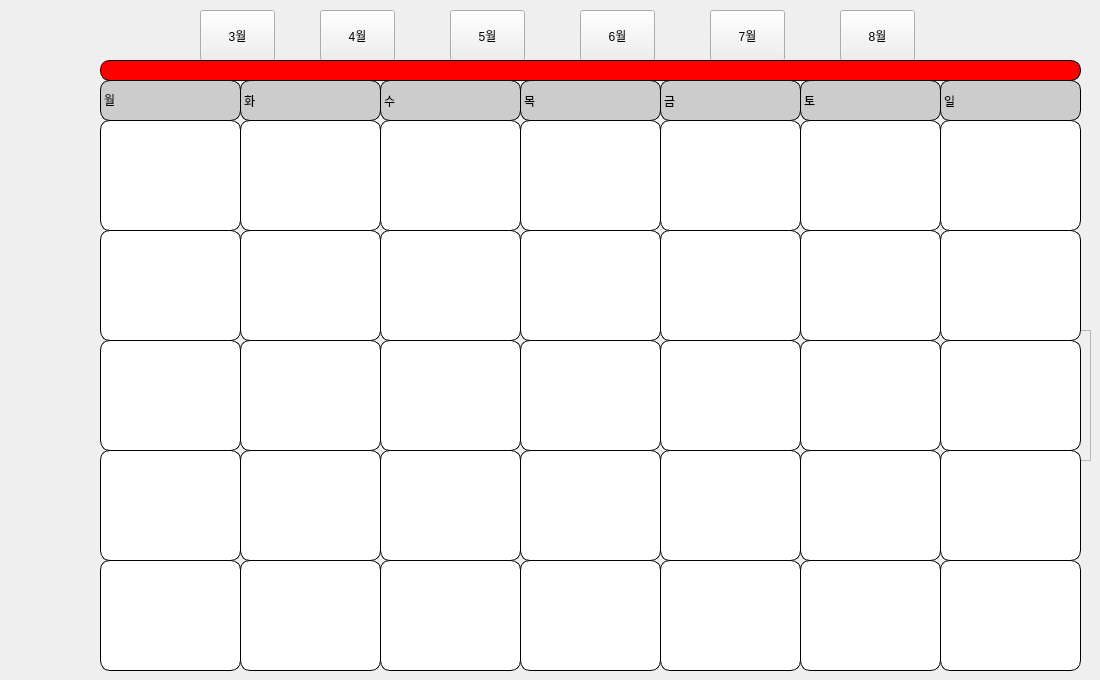
      <widget class="QWidget" name="schedule_tab">
       <attribute name="title">
        <string>일정</string>
       </attribute>
       <widget class="QLabel" name="w_1">
        <property name="geometry">
         <rect>
          <x>100</x>
          <y>80</y>
          <width>141</width>
          <height>41</height>
         </rect>
        </property>
        <property name="focusPolicy">
         <enum>Qt::WheelFocus</enum>
        </property>
        <property name="styleSheet">
         <string notr="true">QLabel {
	font: 75 12pt &quot;D2Coding&quot;;
    background-color: #CCCCCC;  /* Gray background color */
	border-radius: 10px;
    border: 1px solid #000000;  /* Black border color */
}
</string>
        </property>
        <property name="text">
         <string>월</string>
        </property>
       </widget>
       <widget class="QLabel" name="d_1">
        <property name="geometry">
         <rect>
          <x>100</x>
          <y>120</y>
          <width>141</width>
          <height>111</height>
         </rect>
        </property>
        <property name="styleSheet">
         <string notr="true">QLabel {
	font: 75 12pt &quot;D2Coding&quot;;
    background-color: #FFFFFF;  /* White background color */
	border-radius: 10px;
    border: 1px solid #000000;  /* Black border color */
}
</string>
        </property>
        <property name="text">
         <string/>
        </property>
        <property name="margin">
         <number>10</number>
        </property>
       </widget>
       <widget class="QLabel" name="w_2">
        <property name="geometry">
         <rect>
          <x>240</x>
          <y>80</y>
          <width>141</width>
          <height>41</height>
         </rect>
        </property>
        <property name="styleSheet">
         <string notr="true">QLabel {
	font: 75 12pt &quot;D2Coding&quot;;
    background-color: #CCCCCC;  /* Gray background color */
	border-radius: 10px;
    border: 1px solid #000000;  /* Black border color */
}
</string>
        </property>
        <property name="text">
         <string>화</string>
        </property>
       </widget>
       <widget class="QLabel" name="w_3">
        <property name="geometry">
         <rect>
          <x>380</x>
          <y>80</y>
          <width>141</width>
          <height>41</height>
         </rect>
        </property>
        <property name="styleSheet">
         <string notr="true">QLabel {
	font: 75 12pt &quot;D2Coding&quot;;
    background-color: #CCCCCC;  /* Gray background color */
	border-radius: 10px;
    border: 1px solid #000000;  /* Black border color */
}
</string>
        </property>
        <property name="text">
         <string>수</string>
        </property>
       </widget>
       <widget class="QLabel" name="w_4">
        <property name="geometry">
         <rect>
          <x>520</x>
          <y>80</y>
          <width>141</width>
          <height>41</height>
         </rect>
        </property>
        <property name="styleSheet">
         <string notr="true">QLabel {
	font: 75 12pt &quot;D2Coding&quot;;
    background-color: #CCCCCC;  /* Gray background color */
	border-radius: 10px;
    border: 1px solid #000000;  /* Black border color */
}
</string>
        </property>
        <property name="text">
         <string>목</string>
        </property>
       </widget>
       <widget class="QLabel" name="w_5">
        <property name="geometry">
         <rect>
          <x>660</x>
          <y>80</y>
          <width>141</width>
          <height>41</height>
         </rect>
        </property>
        <property name="styleSheet">
         <string notr="true">QLabel {
	font: 75 12pt &quot;D2Coding&quot;;
    background-color: #CCCCCC;  /* Gray background color */
	border-radius: 10px;
    border: 1px solid #000000;  /* Black border color */
}
</string>
        </property>
        <property name="text">
         <string>금</string>
        </property>
       </widget>
       <widget class="QLabel" name="w_6">
        <property name="geometry">
         <rect>
          <x>800</x>
          <y>80</y>
          <width>141</width>
          <height>41</height>
         </rect>
        </property>
        <property name="styleSheet">
         <string notr="true">QLabel {
	font: 75 12pt &quot;D2Coding&quot;;
    background-color: #CCCCCC;  /* Gray background color */
	border-radius: 10px;
    border: 1px solid #000000;  /* Black border color */
}
</string>
        </property>
        <property name="text">
         <string>토</string>
        </property>
       </widget>
       <widget class="QLabel" name="w_7">
        <property name="geometry">
         <rect>
          <x>940</x>
          <y>80</y>
          <width>141</width>
          <height>41</height>
         </rect>
        </property>
        <property name="styleSheet">
         <string notr="true">QLabel {
	font: 75 12pt &quot;D2Coding&quot;;
    background-color: #CCCCCC;  /* Gray background color */
	border-radius: 10px;
    border: 1px solid #000000;  /* Black border color */
}
</string>
        </property>
        <property name="text">
         <string>일</string>
        </property>
       </widget>
       <widget class="QLabel" name="d_2">
        <property name="geometry">
         <rect>
          <x>240</x>
          <y>120</y>
          <width>141</width>
          <height>111</height>
         </rect>
        </property>
        <property name="styleSheet">
         <string notr="true">QLabel {
	font: 75 12pt &quot;D2Coding&quot;;
    background-color: #FFFFFF;  /* White background color */
	border-radius: 10px;
    border: 1px solid #000000;  /* Black border color */
}
</string>
        </property>
        <property name="text">
         <string/>
        </property>
        <property name="margin">
         <number>10</number>
        </property>
       </widget>
       <widget class="QLabel" name="d_3">
        <property name="geometry">
         <rect>
          <x>380</x>
          <y>120</y>
          <width>141</width>
          <height>111</height>
         </rect>
        </property>
        <property name="styleSheet">
         <string notr="true">QLabel {
	font: 75 12pt &quot;D2Coding&quot;;
    background-color: #FFFFFF;  /* White background color */
	border-radius: 10px;
    border: 1px solid #000000;  /* Black border color */
}
</string>
        </property>
        <property name="text">
         <string/>
        </property>
        <property name="margin">
         <number>10</number>
        </property>
       </widget>
       <widget class="QLabel" name="d_4">
        <property name="geometry">
         <rect>
          <x>520</x>
          <y>120</y>
          <width>141</width>
          <height>111</height>
         </rect>
        </property>
        <property name="styleSheet">
         <string notr="true">QLabel {
	font: 75 12pt &quot;D2Coding&quot;;
    background-color: #FFFFFF;  /* White background color */
	border-radius: 10px;
    border: 1px solid #000000;  /* Black border color */
}
</string>
        </property>
        <property name="text">
         <string/>
        </property>
        <property name="margin">
         <number>10</number>
        </property>
       </widget>
       <widget class="QLabel" name="d_5">
        <property name="geometry">
         <rect>
          <x>660</x>
          <y>120</y>
          <width>141</width>
          <height>111</height>
         </rect>
        </property>
        <property name="styleSheet">
         <string notr="true">QLabel {
	font: 75 12pt &quot;D2Coding&quot;;
    background-color: #FFFFFF;  /* White background color */
	border-radius: 10px;
    border: 1px solid #000000;  /* Black border color */
}
</string>
        </property>
        <property name="text">
         <string/>
        </property>
        <property name="margin">
         <number>10</number>
        </property>
       </widget>
       <widget class="QLabel" name="d_6">
        <property name="geometry">
         <rect>
          <x>800</x>
          <y>120</y>
          <width>141</width>
          <height>111</height>
         </rect>
        </property>
        <property name="styleSheet">
         <string notr="true">QLabel {
	font: 75 12pt &quot;D2Coding&quot;;
    background-color: #FFFFFF;  /* White background color */
	border-radius: 10px;
    border: 1px solid #000000;  /* Black border color */
}
</string>
        </property>
        <property name="text">
         <string/>
        </property>
        <property name="margin">
         <number>10</number>
        </property>
       </widget>
       <widget class="QLabel" name="d_7">
        <property name="geometry">
         <rect>
          <x>940</x>
          <y>120</y>
          <width>141</width>
          <height>111</height>
         </rect>
        </property>
        <property name="styleSheet">
         <string notr="true">QLabel {
	font: 75 12pt &quot;D2Coding&quot;;
    background-color: #FFFFFF;  /* White background color */
	border-radius: 10px;
    border: 1px solid #000000;  /* Black border color */
}
</string>
        </property>
        <property name="text">
         <string/>
        </property>
        <property name="margin">
         <number>10</number>
        </property>
       </widget>
       <widget class="QLabel" name="d_8">
        <property name="geometry">
         <rect>
          <x>100</x>
          <y>230</y>
          <width>141</width>
          <height>111</height>
         </rect>
        </property>
        <property name="styleSheet">
         <string notr="true">QLabel {
	font: 75 12pt &quot;D2Coding&quot;;
    background-color: #FFFFFF;  /* White background color */
	border-radius: 10px;
    border: 1px solid #000000;  /* Black border color */
}
</string>
        </property>
        <property name="text">
         <string/>
        </property>
        <property name="margin">
         <number>10</number>
        </property>
       </widget>
       <widget class="QLabel" name="d_9">
        <property name="geometry">
         <rect>
          <x>240</x>
          <y>230</y>
          <width>141</width>
          <height>111</height>
         </rect>
        </property>
        <property name="styleSheet">
         <string notr="true">QLabel {
	font: 75 12pt &quot;D2Coding&quot;;
    background-color: #FFFFFF;  /* White background color */
	border-radius: 10px;
    border: 1px solid #000000;  /* Black border color */
}
</string>
        </property>
        <property name="text">
         <string/>
        </property>
        <property name="margin">
         <number>10</number>
        </property>
       </widget>
       <widget class="QLabel" name="d_10">
        <property name="geometry">
         <rect>
          <x>380</x>
          <y>230</y>
          <width>141</width>
          <height>111</height>
         </rect>
        </property>
        <property name="styleSheet">
         <string notr="true">QLabel {
	font: 75 12pt &quot;D2Coding&quot;;
    background-color: #FFFFFF;  /* White background color */
	border-radius: 10px;
    border: 1px solid #000000;  /* Black border color */
}
</string>
        </property>
        <property name="text">
         <string/>
        </property>
        <property name="margin">
         <number>10</number>
        </property>
       </widget>
       <widget class="QLabel" name="d_11">
        <property name="geometry">
         <rect>
          <x>520</x>
          <y>230</y>
          <width>141</width>
          <height>111</height>
         </rect>
        </property>
        <property name="styleSheet">
         <string notr="true">QLabel {
	font: 75 12pt &quot;D2Coding&quot;;
    background-color: #FFFFFF;  /* White background color */
	border-radius: 10px;
    border: 1px solid #000000;  /* Black border color */
}
</string>
        </property>
        <property name="text">
         <string/>
        </property>
        <property name="margin">
         <number>10</number>
        </property>
       </widget>
       <widget class="QLabel" name="d_12">
        <property name="geometry">
         <rect>
          <x>660</x>
          <y>230</y>
          <width>141</width>
          <height>111</height>
         </rect>
        </property>
        <property name="styleSheet">
         <string notr="true">QLabel {
	font: 75 12pt &quot;D2Coding&quot;;
    background-color: #FFFFFF;  /* White background color */
	border-radius: 10px;
    border: 1px solid #000000;  /* Black border color */
}
</string>
        </property>
        <property name="text">
         <string/>
        </property>
        <property name="margin">
         <number>10</number>
        </property>
       </widget>
       <widget class="QLabel" name="d_13">
        <property name="geometry">
         <rect>
          <x>800</x>
          <y>230</y>
          <width>141</width>
          <height>111</height>
         </rect>
        </property>
        <property name="styleSheet">
         <string notr="true">QLabel {
	font: 75 12pt &quot;D2Coding&quot;;
    background-color: #FFFFFF;  /* White background color */
	border-radius: 10px;
    border: 1px solid #000000;  /* Black border color */
}
</string>
        </property>
        <property name="text">
         <string/>
        </property>
        <property name="margin">
         <number>10</number>
        </property>
       </widget>
       <widget class="QLabel" name="d_14">
        <property name="geometry">
         <rect>
          <x>940</x>
          <y>230</y>
          <width>141</width>
          <height>111</height>
         </rect>
        </property>
        <property name="styleSheet">
         <string notr="true">QLabel {
	font: 75 12pt &quot;D2Coding&quot;;
    background-color: #FFFFFF;  /* White background color */
	border-radius: 10px;
    border: 1px solid #000000;  /* Black border color */
}
</string>
        </property>
        <property name="text">
         <string/>
        </property>
        <property name="margin">
         <number>10</number>
        </property>
       </widget>
       <widget class="QLabel" name="d_15">
        <property name="geometry">
         <rect>
          <x>100</x>
          <y>340</y>
          <width>141</width>
          <height>111</height>
         </rect>
        </property>
        <property name="styleSheet">
         <string notr="true">QLabel {
	font: 75 12pt &quot;D2Coding&quot;;
    background-color: #FFFFFF;  /* White background color */
	border-radius: 10px;
    border: 1px solid #000000;  /* Black border color */
}
</string>
        </property>
        <property name="text">
         <string/>
        </property>
        <property name="margin">
         <number>10</number>
        </property>
       </widget>
       <widget class="QLabel" name="d_16">
        <property name="geometry">
         <rect>
          <x>240</x>
          <y>340</y>
          <width>141</width>
          <height>111</height>
         </rect>
        </property>
        <property name="styleSheet">
         <string notr="true">QLabel {
	font: 75 12pt &quot;D2Coding&quot;;
    background-color: #FFFFFF;  /* White background color */
	border-radius: 10px;
    border: 1px solid #000000;  /* Black border color */
}
</string>
        </property>
        <property name="text">
         <string/>
        </property>
        <property name="margin">
         <number>10</number>
        </property>
       </widget>
       <widget class="QLabel" name="d_17">
        <property name="geometry">
         <rect>
          <x>380</x>
          <y>340</y>
          <width>141</width>
          <height>111</height>
         </rect>
        </property>
        <property name="styleSheet">
         <string notr="true">QLabel {
	font: 75 12pt &quot;D2Coding&quot;;
    background-color: #FFFFFF;  /* White background color */
	border-radius: 10px;
    border: 1px solid #000000;  /* Black border color */
}
</string>
        </property>
        <property name="text">
         <string/>
        </property>
        <property name="margin">
         <number>10</number>
        </property>
       </widget>
       <widget class="QLabel" name="d_18">
        <property name="geometry">
         <rect>
          <x>520</x>
          <y>340</y>
          <width>141</width>
          <height>111</height>
         </rect>
        </property>
        <property name="styleSheet">
         <string notr="true">QLabel {
	font: 75 12pt &quot;D2Coding&quot;;
    background-color: #FFFFFF;  /* White background color */
	border-radius: 10px;
    border: 1px solid #000000;  /* Black border color */
}
</string>
        </property>
        <property name="text">
         <string/>
        </property>
        <property name="margin">
         <number>10</number>
        </property>
       </widget>
       <widget class="QLabel" name="d_19">
        <property name="geometry">
         <rect>
          <x>660</x>
          <y>340</y>
          <width>141</width>
          <height>111</height>
         </rect>
        </property>
        <property name="styleSheet">
         <string notr="true">QLabel {
	font: 75 12pt &quot;D2Coding&quot;;
    background-color: #FFFFFF;  /* White background color */
	border-radius: 10px;
    border: 1px solid #000000;  /* Black border color */
}
</string>
        </property>
        <property name="text">
         <string/>
        </property>
        <property name="margin">
         <number>10</number>
        </property>
       </widget>
       <widget class="QLabel" name="d_20">
        <property name="geometry">
         <rect>
          <x>800</x>
          <y>340</y>
          <width>141</width>
          <height>111</height>
         </rect>
        </property>
        <property name="styleSheet">
         <string notr="true">QLabel {
	font: 75 12pt &quot;D2Coding&quot;;
    background-color: #FFFFFF;  /* White background color */
	border-radius: 10px;
    border: 1px solid #000000;  /* Black border color */
}
</string>
        </property>
        <property name="text">
         <string/>
        </property>
        <property name="margin">
         <number>10</number>
        </property>
       </widget>
       <widget class="QLabel" name="d_22">
        <property name="geometry">
         <rect>
          <x>100</x>
          <y>450</y>
          <width>141</width>
          <height>111</height>
         </rect>
        </property>
        <property name="styleSheet">
         <string notr="true">QLabel {
	font: 75 12pt &quot;D2Coding&quot;;
    background-color: #FFFFFF;  /* White background color */
	border-radius: 10px;
    border: 1px solid #000000;  /* Black border color */
}
</string>
        </property>
        <property name="text">
         <string/>
        </property>
        <property name="margin">
         <number>10</number>
        </property>
       </widget>
       <widget class="QLabel" name="d_23">
        <property name="geometry">
         <rect>
          <x>240</x>
          <y>450</y>
          <width>141</width>
          <height>111</height>
         </rect>
        </property>
        <property name="styleSheet">
         <string notr="true">QLabel {
	font: 75 12pt &quot;D2Coding&quot;;
    background-color: #FFFFFF;  /* White background color */
	border-radius: 10px;
    border: 1px solid #000000;  /* Black border color */
}
</string>
        </property>
        <property name="text">
         <string/>
        </property>
        <property name="margin">
         <number>10</number>
        </property>
       </widget>
       <widget class="QLabel" name="d_24">
        <property name="geometry">
         <rect>
          <x>380</x>
          <y>450</y>
          <width>141</width>
          <height>111</height>
         </rect>
        </property>
        <property name="styleSheet">
         <string notr="true">QLabel {
	font: 75 12pt &quot;D2Coding&quot;;
    background-color: #FFFFFF;  /* White background color */
	border-radius: 10px;
    border: 1px solid #000000;  /* Black border color */
}
</string>
        </property>
        <property name="text">
         <string/>
        </property>
        <property name="margin">
         <number>10</number>
        </property>
       </widget>
       <widget class="QLabel" name="d_25">
        <property name="geometry">
         <rect>
          <x>520</x>
          <y>450</y>
          <width>141</width>
          <height>111</height>
         </rect>
        </property>
        <property name="styleSheet">
         <string notr="true">QLabel {
	font: 75 12pt &quot;D2Coding&quot;;
    background-color: #FFFFFF;  /* White background color */
	border-radius: 10px;
    border: 1px solid #000000;  /* Black border color */
}
</string>
        </property>
        <property name="text">
         <string/>
        </property>
        <property name="margin">
         <number>10</number>
        </property>
       </widget>
       <widget class="QLabel" name="d_26">
        <property name="geometry">
         <rect>
          <x>660</x>
          <y>450</y>
          <width>141</width>
          <height>111</height>
         </rect>
        </property>
        <property name="styleSheet">
         <string notr="true">QLabel {
	font: 75 12pt &quot;D2Coding&quot;;
    background-color: #FFFFFF;  /* White background color */
	border-radius: 10px;
    border: 1px solid #000000;  /* Black border color */
}
</string>
        </property>
        <property name="text">
         <string/>
        </property>
        <property name="margin">
         <number>10</number>
        </property>
       </widget>
       <widget class="QLabel" name="d_27">
        <property name="geometry">
         <rect>
          <x>800</x>
          <y>450</y>
          <width>141</width>
          <height>111</height>
         </rect>
        </property>
        <property name="styleSheet">
         <string notr="true">QLabel {
	font: 75 12pt &quot;D2Coding&quot;;
    background-color: #FFFFFF;  /* White background color */
	border-radius: 10px;
    border: 1px solid #000000;  /* Black border color */
}
</string>
        </property>
        <property name="text">
         <string/>
        </property>
        <property name="margin">
         <number>10</number>
        </property>
       </widget>
       <widget class="QLabel" name="d_28">
        <property name="geometry">
         <rect>
          <x>940</x>
          <y>450</y>
          <width>141</width>
          <height>111</height>
         </rect>
        </property>
        <property name="styleSheet">
         <string notr="true">QLabel {
	font: 75 12pt &quot;D2Coding&quot;;
    background-color: #FFFFFF;  /* White background color */
	border-radius: 10px;
    border: 1px solid #000000;  /* Black border color */
}
</string>
        </property>
        <property name="text">
         <string/>
        </property>
        <property name="margin">
         <number>10</number>
        </property>
       </widget>
       <widget class="QLabel" name="d_29">
        <property name="geometry">
         <rect>
          <x>100</x>
          <y>560</y>
          <width>141</width>
          <height>111</height>
         </rect>
        </property>
        <property name="styleSheet">
         <string notr="true">QLabel {
	font: 75 12pt &quot;D2Coding&quot;;
    background-color: #FFFFFF;  /* White background color */
	border-radius: 10px;
    border: 1px solid #000000;  /* Black border color */
}
</string>
        </property>
        <property name="text">
         <string/>
        </property>
        <property name="margin">
         <number>10</number>
        </property>
       </widget>
       <widget class="QLabel" name="d_30">
        <property name="geometry">
         <rect>
          <x>240</x>
          <y>560</y>
          <width>141</width>
          <height>111</height>
         </rect>
        </property>
        <property name="styleSheet">
         <string notr="true">QLabel {
	font: 75 12pt &quot;D2Coding&quot;;
    background-color: #FFFFFF;  /* White background color */
	border-radius: 10px;
    border: 1px solid #000000;  /* Black border color */
}
</string>
        </property>
        <property name="text">
         <string/>
        </property>
        <property name="margin">
         <number>10</number>
        </property>
       </widget>
       <widget class="QLabel" name="d_31">
        <property name="geometry">
         <rect>
          <x>380</x>
          <y>560</y>
          <width>141</width>
          <height>111</height>
         </rect>
        </property>
        <property name="styleSheet">
         <string notr="true">QLabel {
	font: 75 12pt &quot;D2Coding&quot;;
    background-color: #FFFFFF;  /* White background color */
	border-radius: 10px;
    border: 1px solid #000000;  /* Black border color */
}
</string>
        </property>
        <property name="text">
         <string/>
        </property>
        <property name="margin">
         <number>10</number>
        </property>
       </widget>
       <widget class="QLabel" name="d_32">
        <property name="geometry">
         <rect>
          <x>520</x>
          <y>560</y>
          <width>141</width>
          <height>111</height>
         </rect>
        </property>
        <property name="styleSheet">
         <string notr="true">QLabel {
	font: 75 12pt &quot;D2Coding&quot;;
    background-color: #FFFFFF;  /* White background color */
	border-radius: 10px;
    border: 1px solid #000000;  /* Black border color */
}
</string>
        </property>
        <property name="text">
         <string/>
        </property>
        <property name="margin">
         <number>10</number>
        </property>
       </widget>
       <widget class="QLabel" name="d_33">
        <property name="geometry">
         <rect>
          <x>660</x>
          <y>560</y>
          <width>141</width>
          <height>111</height>
         </rect>
        </property>
        <property name="styleSheet">
         <string notr="true">QLabel {
	font: 75 12pt &quot;D2Coding&quot;;
    background-color: #FFFFFF;  /* White background color */
	border-radius: 10px;
    border: 1px solid #000000;  /* Black border color */
}
</string>
        </property>
        <property name="text">
         <string/>
        </property>
        <property name="margin">
         <number>10</number>
        </property>
       </widget>
       <widget class="QLabel" name="d_34">
        <property name="geometry">
         <rect>
          <x>800</x>
          <y>560</y>
          <width>141</width>
          <height>111</height>
         </rect>
        </property>
        <property name="styleSheet">
         <string notr="true">QLabel {
	font: 75 12pt &quot;D2Coding&quot;;
    background-color: #FFFFFF;  /* White background color */
	border-radius: 10px;
    border: 1px solid #000000;  /* Black border color */
}
</string>
        </property>
        <property name="text">
         <string/>
        </property>
        <property name="margin">
         <number>10</number>
        </property>
       </widget>
       <widget class="QLabel" name="d_35">
        <property name="geometry">
         <rect>
          <x>940</x>
          <y>560</y>
          <width>141</width>
          <height>111</height>
         </rect>
        </property>
        <property name="styleSheet">
         <string notr="true">QLabel {
	font: 75 12pt &quot;D2Coding&quot;;
    background-color: #FFFFFF;  /* White background color */
	border-radius: 10px;
    border: 1px solid #000000;  /* Black border color */
}
</string>
        </property>
        <property name="text">
         <string/>
        </property>
        <property name="margin">
         <number>10</number>
        </property>
       </widget>
       <widget class="QPushButton" name="_3">
        <property name="geometry">
         <rect>
          <x>200</x>
          <y>10</y>
          <width>75</width>
          <height>51</height>
         </rect>
        </property>
        <property name="styleSheet">
         <string notr="true">QLabel {
	font: 75 12pt &quot;D2Coding&quot;;
    background-color: #FAF1F2;  /* 탭 위젯 배경색 */
	border-radius: 10px;
}</string>
        </property>
        <property name="text">
         <string>3월</string>
        </property>
       </widget>
       <widget class="QPushButton" name="_4">
        <property name="geometry">
         <rect>
          <x>320</x>
          <y>10</y>
          <width>75</width>
          <height>51</height>
         </rect>
        </property>
        <property name="styleSheet">
         <string notr="true">QLabel {
	font: 75 12pt &quot;D2Coding&quot;;
    background-color: #FAF1F2;  /* 탭 위젯 배경색 */
	border-radius: 10px;
}</string>
        </property>
        <property name="text">
         <string>4월</string>
        </property>
       </widget>
       <widget class="QPushButton" name="_5">
        <property name="geometry">
         <rect>
          <x>450</x>
          <y>10</y>
          <width>75</width>
          <height>51</height>
         </rect>
        </property>
        <property name="styleSheet">
         <string notr="true">QLabel {
	font: 75 12pt &quot;D2Coding&quot;;
    background-color: #FAF1F2;  /* 탭 위젯 배경색 */
	border-radius: 10px;
}</string>
        </property>
        <property name="text">
         <string>5월</string>
        </property>
       </widget>
       <widget class="QPushButton" name="_6">
        <property name="geometry">
         <rect>
          <x>580</x>
          <y>10</y>
          <width>75</width>
          <height>51</height>
         </rect>
        </property>
        <property name="styleSheet">
         <string notr="true">QLabel {
	font: 75 12pt &quot;D2Coding&quot;;
    background-color: #FAF1F2;  /* 탭 위젯 배경색 */
	border-radius: 10px;
}</string>
        </property>
        <property name="text">
         <string>6월</string>
        </property>
       </widget>
       <widget class="QPushButton" name="_7">
        <property name="geometry">
         <rect>
          <x>710</x>
          <y>10</y>
          <width>75</width>
          <height>51</height>
         </rect>
        </property>
        <property name="styleSheet">
         <string notr="true">QLabel {
	font: 75 12pt &quot;D2Coding&quot;;
    background-color: #FAF1F2;  /* 탭 위젯 배경색 */
	border-radius: 10px;
}</string>
        </property>
        <property name="text">
         <string>7월</string>
        </property>
       </widget>
       <widget class="QPushButton" name="_8">
        <property name="geometry">
         <rect>
          <x>840</x>
          <y>10</y>
          <width>75</width>
          <height>51</height>
         </rect>
        </property>
        <property name="styleSheet">
         <string notr="true">QLabel {
	font: 75 12pt &quot;D2Coding&quot;;
    background-color: #FAF1F2;  /* 탭 위젯 배경색 */
	border-radius: 10px;
}</string>
        </property>
        <property name="text">
         <string>8월</string>
        </property>
       </widget>
       <widget class="QLabel" name="month">
        <property name="geometry">
         <rect>
          <x>100</x>
          <y>60</y>
          <width>981</width>
          <height>21</height>
         </rect>
        </property>
        <property name="styleSheet">
         <string notr="true">QLabel {
    font: 75 12pt &quot;D2Coding&quot;;
    background-color: #FF0000;  /* Red background color */
    color: #FFFFFF;  /* White text color */
    border-radius: 10px;
    border: 1px solid #000000;  /* Black border color */
}
</string>
        </property>
        <property name="text">
         <string/>
        </property>
       </widget>
       <widget class="QScrollArea" name="scrollArea">
        <property name="geometry">
         <rect>
          <x>930</x>
          <y>330</y>
          <width>161</width>
          <height>131</height>
         </rect>
        </property>
        <property name="focusPolicy">
         <enum>Qt::WheelFocus</enum>
        </property>
        <property name="widgetResizable">
         <bool>true</bool>
        </property>
        <widget class="QWidget" name="scrollAreaWidgetContents">
         <property name="geometry">
          <rect>
           <x>0</x>
           <y>0</y>
           <width>159</width>
           <height>129</height>
          </rect>
         </property>
         <layout class="QHBoxLayout" name="horizontalLayout">
          <item>
           <widget class="QLabel" name="d_21">
            <property name="styleSheet">
             <string notr="true">QLabel {
	font: 75 12pt &quot;D2Coding&quot;;
    background-color: #FFFFFF;  /* White background color */
	border-radius: 10px;
    border: 1px solid #000000;  /* Black border color */
}
</string>
            </property>
            <property name="text">
             <string/>
            </property>
            <property name="margin">
             <number>10</number>
            </property>
           </widget>
          </item>
         </layout>
        </widget>
       </widget>
       <zorder>scrollArea</zorder>
       <zorder>w_1</zorder>
       <zorder>d_1</zorder>
       <zorder>w_2</zorder>
       <zorder>w_3</zorder>
       <zorder>w_4</zorder>
       <zorder>w_5</zorder>
       <zorder>w_6</zorder>
       <zorder>w_7</zorder>
       <zorder>d_2</zorder>
       <zorder>d_3</zorder>
       <zorder>d_4</zorder>
       <zorder>d_5</zorder>
       <zorder>d_6</zorder>
       <zorder>d_7</zorder>
       <zorder>d_8</zorder>
       <zorder>d_9</zorder>
       <zorder>d_10</zorder>
       <zorder>d_11</zorder>
       <zorder>d_12</zorder>
       <zorder>d_13</zorder>
       <zorder>d_14</zorder>
       <zorder>d_15</zorder>
       <zorder>d_16</zorder>
       <zorder>d_17</zorder>
       <zorder>d_18</zorder>
       <zorder>d_19</zorder>
       <zorder>d_20</zorder>
       <zorder>d_22</zorder>
       <zorder>d_23</zorder>
       <zorder>d_24</zorder>
       <zorder>d_25</zorder>
       <zorder>d_26</zorder>
       <zorder>d_27</zorder>
       <zorder>d_28</zorder>
       <zorder>d_29</zorder>
       <zorder>d_30</zorder>
       <zorder>d_31</zorder>
       <zorder>d_32</zorder>
       <zorder>d_33</zorder>
       <zorder>d_34</zorder>
       <zorder>d_35</zorder>
       <zorder>_3</zorder>
       <zorder>_4</zorder>
       <zorder>_5</zorder>
       <zorder>_6</zorder>
       <zorder>_7</zorder>
       <zorder>_8</zorder>
       <zorder>month</zorder>
      </widget>
